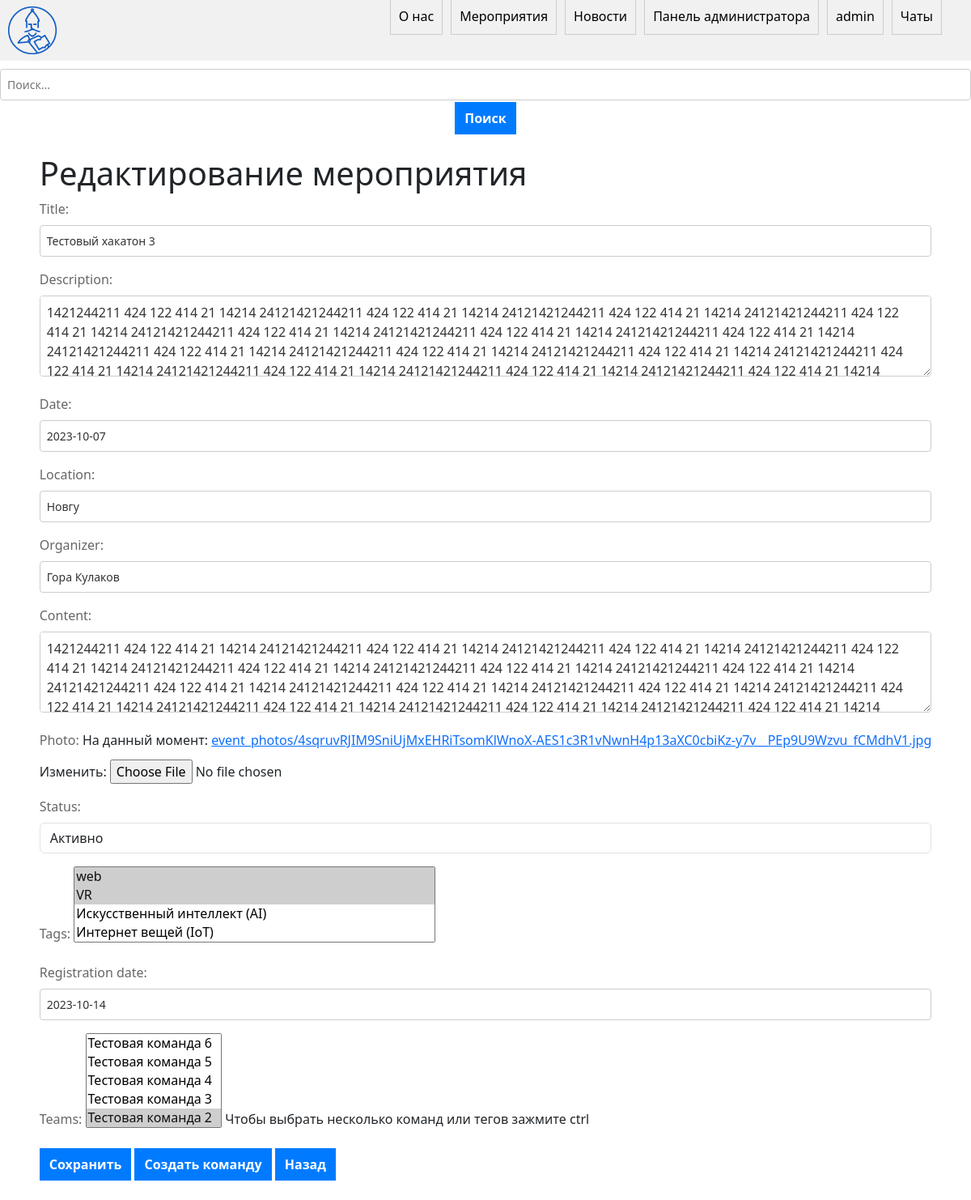
Before: /event/3/edit/ (signed in) with the older database file.
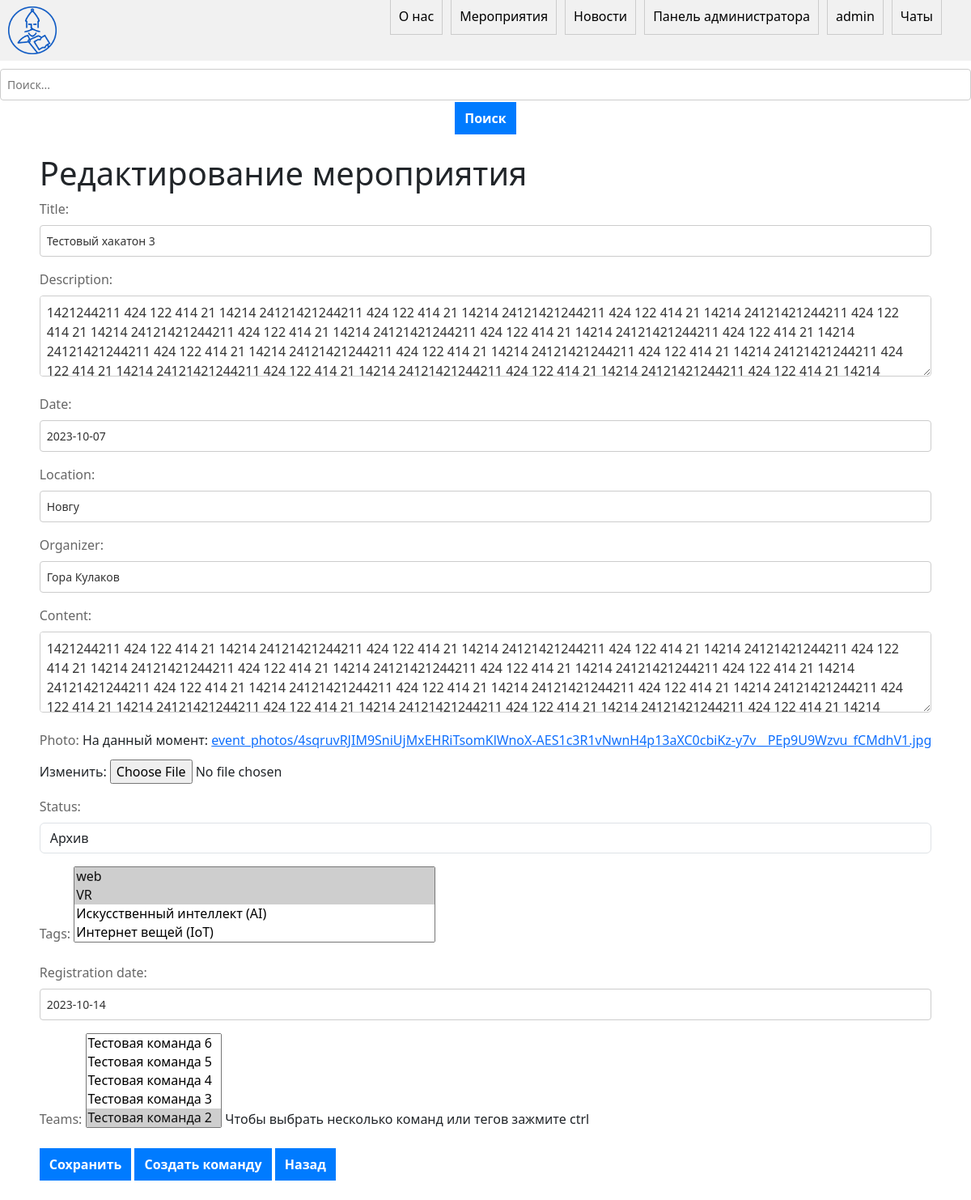
After: the same page with the newer database file.
### main/models.py (models this page shows, shortened)
class Event(models.Model):
    STATUS_CHOICES = (
        ('Активно', 'Активно'),
        ('Архив', 'Архив'),
        ('регистрация', 'Регистрация'),
    )
    title = models.CharField(max_length=200)
    description = models.TextField()
    date = models.DateField()
    location = models.CharField(max_length=200)
    organizer = models.CharField(max_length=100)
    content = models.TextField()
    photo = models.ImageField(upload_to='event_photos/')
    status = models.CharField(max_length=20, choices=STATUS_CHOICES, default='Активно')
    tags = models.ManyToManyField('Tag')
    registration_date = models.DateField(default=timezone.now)
    teams = models.ManyToManyField('Team', blank=True, related_name='events')

### main/views.py (the view)
# urls.py: path('event/<int:pk>/edit/', views.edit_event, name='edit_event'),
def edit_event(request, pk):
    event = get_object_or_404(Event, pk=pk)
    if request.method == 'POST':
        form = EditEventForm(request.POST, request.FILES, instance=event)
        if form.is_valid():
            form.save()
            return redirect('event_detail', pk=pk)
    else:
        form = EditEventForm(instance=event)
    return render(request, 'main/edit_event.html', {'form': form})

### main/forms.py (shortened to what this page needs)
class EditEventForm(forms.ModelForm):
    teams = forms.ModelMultipleChoiceField(
        queryset=Team.objects.all().order_by('-id'),
        required=False,
        widget=forms.SelectMultiple(attrs={'size': 5}),
        label='Teams',
        help_text='Чтобы выбрать несколько команд или тегов зажмите ctrl',
    )
    class Meta:
        model = Event
        fields = ['title', 'description', 'date', 'location', 'organizer', 'content', 'photo', 'status', 'tags', 'registration_date', 'teams']
        widgets = {
            'date': forms.DateInput(attrs={'class': 'datepicker'}),
            'registration_date': forms.DateInput(attrs={'class': 'datepicker'}),
        }
    def __init__(self, *args, **kwargs):
        super(EditEventForm, self).__init__(*args, **kwargs)
        self.fields['status'].widget.attrs['class'] = 'form-control'

### main/models.py (called while the page is built)
    def __str__(self):
        return self.name

    def __str__(self):
        return self.name

### main/templates/main/edit_event.html (shortened to what this page needs)
{% extends 'main/base.html' %}
{% block content %}
{% if user.is_staff %}
  <form method="POST" enctype="multipart/form-data">
    <h1>Редактирование мероприятия</h1>
    {{ form.as_p }}
    <button type="submit">Сохранить</button>
    <button type="button" id="openTeamModal">Создать команду</button>
    <button onclick="history.go(-1);">Назад</button>
  </form>
{% else %}
 <button onclick="history.go(-1);">Назад</button>
{% endif %}
{% endblock %}

Changed rows visible on the page:
changed Event "Тестовый хакатон 3": status "Активно" → "Архив"
